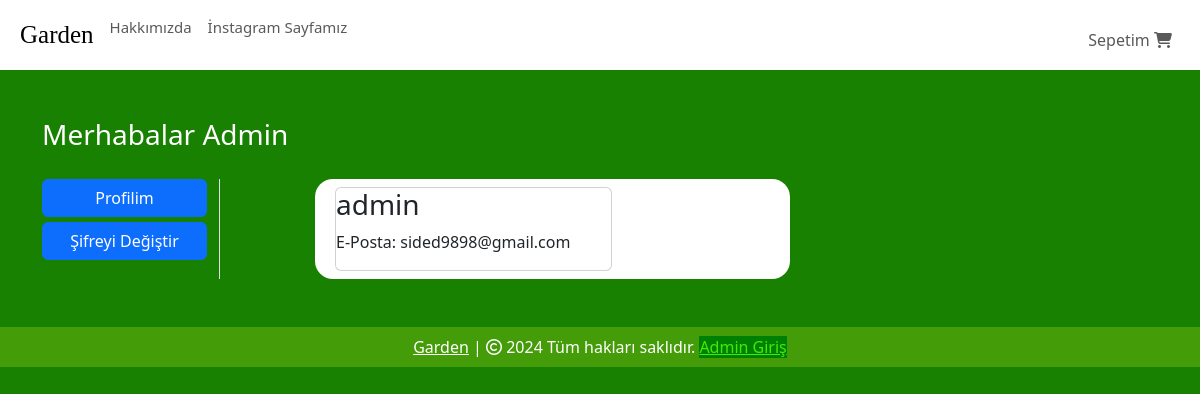
The page /profile/6 (signed in) on the database as committed earlier.
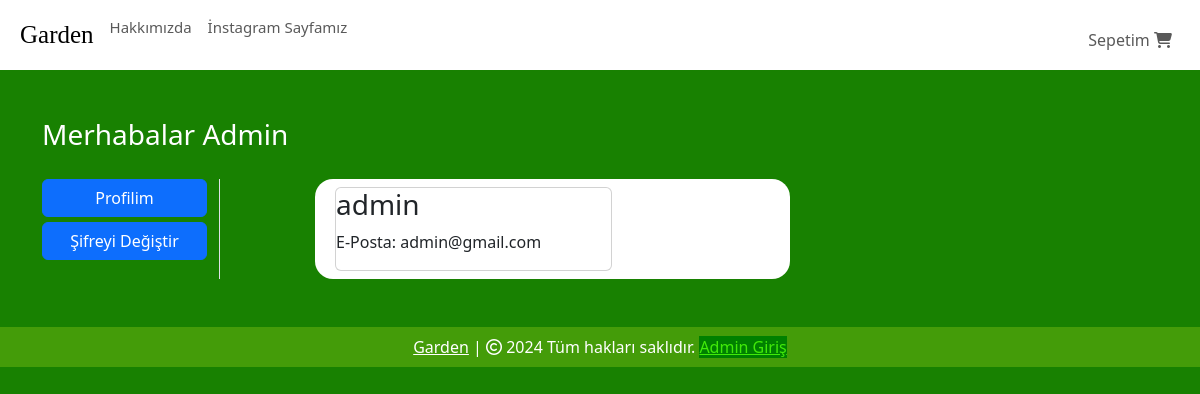
The same page on the database as committed later.
### website/models.py (models this page shows, shortened)
class Customer(db.Model, UserMixin):
    id = db.Column(db.Integer, primary_key=True)
    email = db.Column(db.String(100), unique=True)
    username = db.Column(db.String(100))
    password_hash = db.Column(db.String(150))
    date_joined = db.Column(db.DateTime(), default=datetime.utcnow)
    MasaNo = db.Column(db.Integer)
    cart_items = db.relationship('Cart', backref=db.backref('customer', lazy=True))
    orders = db.relationship('Order', backref=db.backref('customer', lazy=True))
    @property
    def password(self):
        raise AttributeError('Password is not a readable Attribute')

### website/auth.py (the view)
@auth.route('/profile/<int:customer_id>')
@login_required
def profile(customer_id):
    customer = Customer.query.get(customer_id)
    return render_template('profile.html', customer=customer)

### website/templates/profile.html (shortened to what this page needs)
{% extends 'base.html' %}
{% block body %}
<div class="container my-5">
    <div class="row">
        <h3 style="color: white;">Merhabalar <span class="text-capitalize">{{ customer.username }}</span></h3>
        <div class="col-sm-2 border-end" style="margin-top: 20px;">
            <ul class="list-unstyled">
                <li class="d-grid"><a href="#" class="btn btn-primary">Profilim</a></li>
                <li class="d-grid"><a href="/change-password/{{ customer.id }}" class="btn btn-primary" style="margin-top: 5px;">Şifreyi Değiştir</a></li>
            </ul>
        </div>
        <div class="col-sm-5 offset-sm-1" style="background-color: white; border-radius: 18px; margin-top: 20px;">
            <div class="row">
                <div class="col-sm-8">
                    <div class="card m-2">
                        <h3>{{ customer.username }}</h3>
                        <p>E-Posta: {{ customer.email }}</p>
                    </div>
                </div>
            </div>
        </div>
    </div>
</div>
{% endblock %}

Rows that differ between the two databases and show on the page:
changed Customer "Admin": email "sided9898@gmail.com" → "admin@gmail.com"
